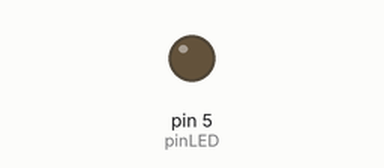
This sketch was run on a simulated Arduino Uno, built with avr-gcc and run on an emulated ATmega328P. Parts: output pins drawn as LEDs (lit = HIGH).

Above: at 0.05 s.
At 1.2 s:
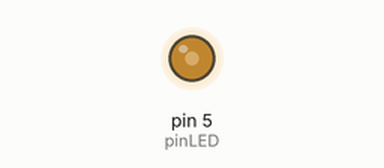
At 2.35 s:
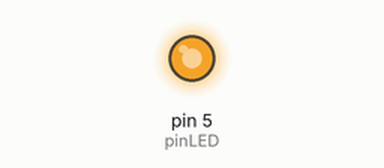
At 4.65 s:
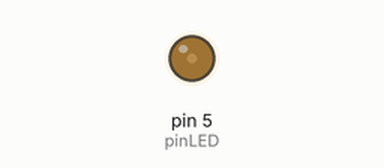
Timing chart, 0 to 6.6 s (numbered marks = the images above):
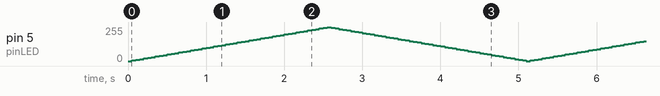

The sketch:

example-FadeNoDelay.ino
```cpp
const int pinLED = 5;

const boolean UP = 0;
const boolean DOWN = 1;

int minPWM = 0;
int maxPWM = 255;

boolean fadeDirection = UP;
int fadeValue = 0;
int fadeIncrement = 5; // how smooth to fade?
int fadeInterval = 50; // how fast to increment?

unsigned long previousFadeMillis;

void setup()
{
  pinMode(pinLED, OUTPUT);
}

void loop()
{
  unsigned long currentMillis = millis();

  if (currentMillis - previousFadeMillis >= fadeInterval)
  {
    if (fadeDirection == UP)
    {
      fadeValue = fadeValue + fadeIncrement;
      if (fadeValue >= maxPWM)
      {
        fadeValue = maxPWM;
        fadeDirection = DOWN;
      }
    }
    else
    {
      fadeValue = fadeValue - fadeIncrement;
      if (fadeValue <= minPWM)
      {
        fadeValue = minPWM;
        fadeDirection = UP;
      }
    }

    analogWrite(pinLED, fadeValue);

    previousFadeMillis = currentMillis;
  }
}
```
